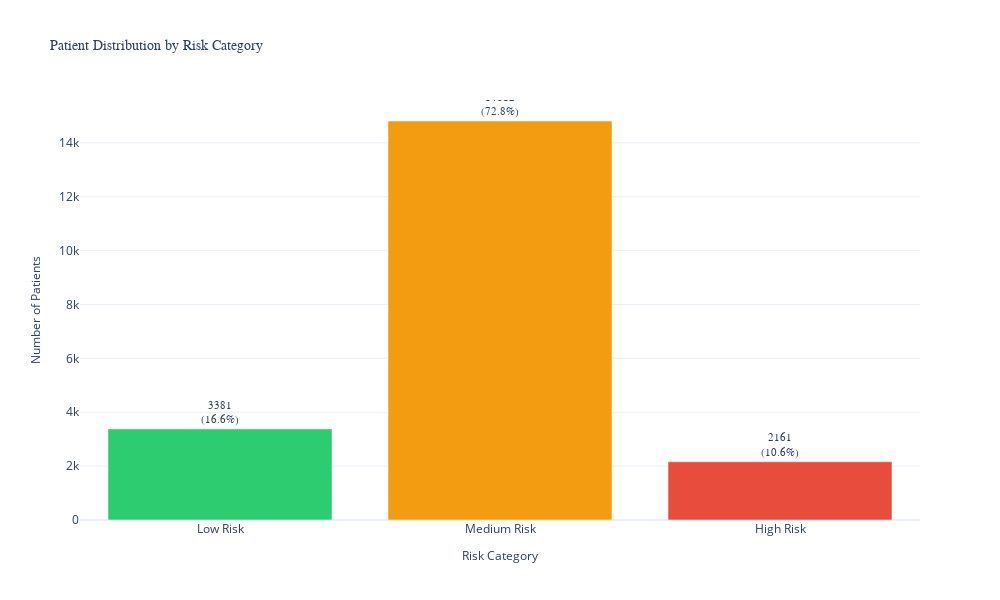

Notebook cell for this chart:
### Code cell
risk_counts = list(risk_distribution.values)
risk_percentages = [count / len(y_proba) * 100 for count in risk_counts]

fig = go.Figure(data=[
    go.Bar(
        x=risk_labels,
        y=risk_counts,
        marker=dict(color=['#2ecc71', '#f39c12', '#e74c3c']),
        text=[f'{count}<br>({pct:.1f}%)' for count, pct in zip(risk_counts, risk_percentages)],
        textposition='outside',
        textfont=dict(size=11, family='Arial, sans-serif'),
    )
])

fig.update_layout(
    title=dict(
        text='Patient Distribution by Risk Category',
        font=dict(size=14, family='Arial, sans-serif')
    ),
    xaxis_title=dict(text='Risk Category', font=dict(size=12)),
    yaxis_title=dict(text='Number of Patients', font=dict(size=12)),
    width=1000,
    height=600,
    template='plotly_white'
)

fig.show()

### Figure 1 — Plotly figure (JSON) as saved in the notebook; plotly's stock layout.template omitted (floating-point values rounded to 4 significant figures)
{"data": [{"marker": {"color": ["#2ecc71", "#f39c12", "#e74c3c"]}, "text": ["3381<br>(16.6%)", "14812<br>(72.8%)", "2161<br>(10.6%)"], "textfont": {"family": "Arial, sans-serif", "size": 11}, "textposition": "outside", "x": ["Low Risk", "Medium Risk", "High Risk"], "y": [3381, 14812, 2161], "type": "bar"}], "layout": {"title": {"font": {"size": 14, "family": "Arial, sans-serif"}, "text": "Patient Distribution by Risk Category"}, "xaxis": {"title": {"font": {"size": 12}, "text": "Risk Category"}}, "yaxis": {"title": {"font": {"size": 12}, "text": "Number of Patients"}}, "width": 1000, "height": 600}}
